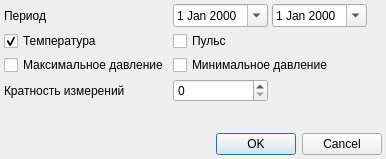
<?xml version="1.0" encoding="UTF-8"?>
<ui version="4.0">
 <class>TemperatureListParameters</class>
 <widget class="QDialog" name="TemperatureListParameters">
  <property name="geometry">
   <rect>
    <x>0</x>
    <y>0</y>
    <width>386</width>
    <height>159</height>
   </rect>
  </property>
  <property name="windowTitle">
   <string>Параметры</string>
  </property>
  <layout class="QGridLayout" name="gridLayout">
   <property name="margin">
    <number>4</number>
   </property>
   <property name="spacing">
    <number>4</number>
   </property>
   <item row="0" column="0">
    <widget class="QLabel" name="label_2">
     <property name="text">
      <string>Период</string>
     </property>
    </widget>
   </item>
   <item row="0" column="1">
    <widget class="CDateEdit" name="edtBegDate">
     <property name="calendarPopup">
      <bool>true</bool>
     </property>
    </widget>
   </item>
   <item row="0" column="2">
    <widget class="CDateEdit" name="edtEndDate">
     <property name="calendarPopup">
      <bool>true</bool>
     </property>
    </widget>
   </item>
   <item row="0" column="3">
    <spacer name="horizontalSpacer_3">
     <property name="orientation">
      <enum>Qt::Horizontal</enum>
     </property>
     <property name="sizeHint" stdset="0">
      <size>
       <width>20</width>
       <height>20</height>
      </size>
     </property>
    </spacer>
   </item>
   <item row="1" column="0">
    <widget class="QCheckBox" name="chkTemperature">
     <property name="text">
      <string>Температура</string>
     </property>
     <property name="checked">
      <bool>true</bool>
     </property>
    </widget>
   </item>
   <item row="1" column="1" colspan="2">
    <widget class="QCheckBox" name="chkPulse">
     <property name="text">
      <string>Пульс</string>
     </property>
    </widget>
   </item>
   <item row="2" column="0">
    <widget class="QCheckBox" name="chkAPMax">
     <property name="text">
      <string>Максимальное давление</string>
     </property>
    </widget>
   </item>
   <item row="2" column="1" colspan="2">
    <widget class="QCheckBox" name="chkAPMin">
     <property name="text">
      <string>Минимальное давление</string>
     </property>
    </widget>
   </item>
   <item row="3" column="0">
    <widget class="QLabel" name="lblMultipleDimension">
     <property name="text">
      <string>Кратность измерений</string>
     </property>
    </widget>
   </item>
   <item row="3" column="1">
    <widget class="QSpinBox" name="edtMultipleDimension">
     <property name="maximum">
      <number>4</number>
     </property>
    </widget>
   </item>
   <item row="3" column="2" colspan="2">
    <spacer name="horizontalSpacer">
     <property name="orientation">
      <enum>Qt::Horizontal</enum>
     </property>
     <property name="sizeHint" stdset="0">
      <size>
       <width>136</width>
       <height>20</height>
      </size>
     </property>
    </spacer>
   </item>
   <item row="4" column="0">
    <spacer name="verticalSpacer">
     <property name="orientation">
      <enum>Qt::Vertical</enum>
     </property>
     <property name="sizeHint" stdset="0">
      <size>
       <width>20</width>
       <height>23</height>
      </size>
     </property>
    </spacer>
   </item>
   <item row="5" column="1" colspan="3">
    <widget class="QDialogButtonBox" name="buttonBox">
     <property name="orientation">
      <enum>Qt::Horizontal</enum>
     </property>
     <property name="standardButtons">
      <set>QDialogButtonBox::Cancel|QDialogButtonBox::Ok</set>
     </property>
    </widget>
   </item>
  </layout>
 </widget>
 <customwidgets>
  <customwidget>
   <class>CDateEdit</class>
   <extends>QDateEdit</extends>
   <header>library/DateEdit</header>
  </customwidget>
 </customwidgets>
 <resources/>
 <connections>
  <connection>
   <sender>buttonBox</sender>
   <signal>accepted()</signal>
   <receiver>TemperatureListParameters</receiver>
   <slot>accept()</slot>
   <hints>
    <hint type="sourcelabel">
     <x>248</x>
     <y>254</y>
    </hint>
    <hint type="destinationlabel">
     <x>157</x>
     <y>274</y>
    </hint>
   </hints>
  </connection>
  <connection>
   <sender>buttonBox</sender>
   <signal>rejected()</signal>
   <receiver>TemperatureListParameters</receiver>
   <slot>reject()</slot>
   <hints>
    <hint type="sourcelabel">
     <x>316</x>
     <y>260</y>
    </hint>
    <hint type="destinationlabel">
     <x>286</x>
     <y>274</y>
    </hint>
   </hints>
  </connection>
 </connections>
</ui>
